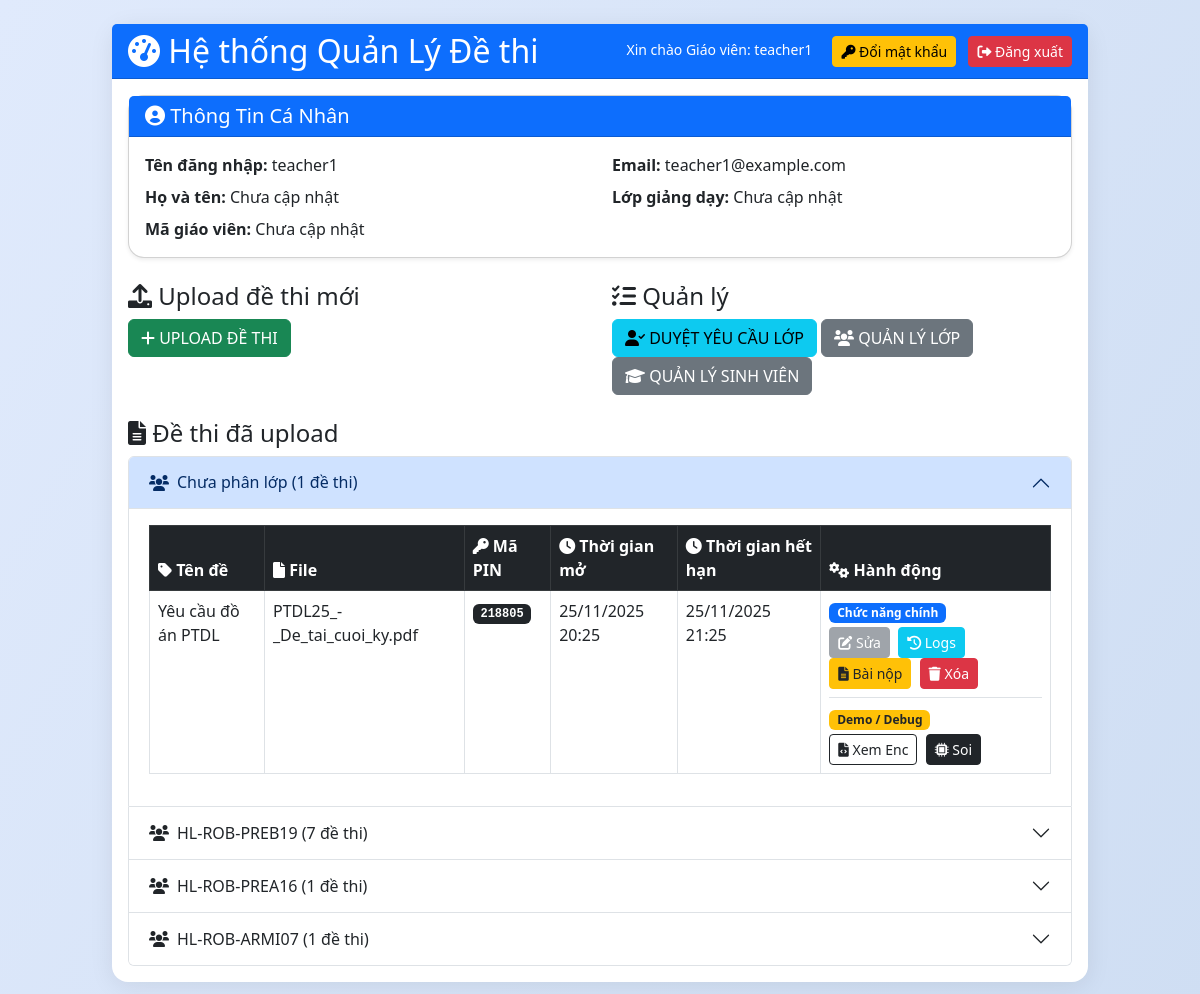
Page /dashboard (signed in) on the earlier database version.
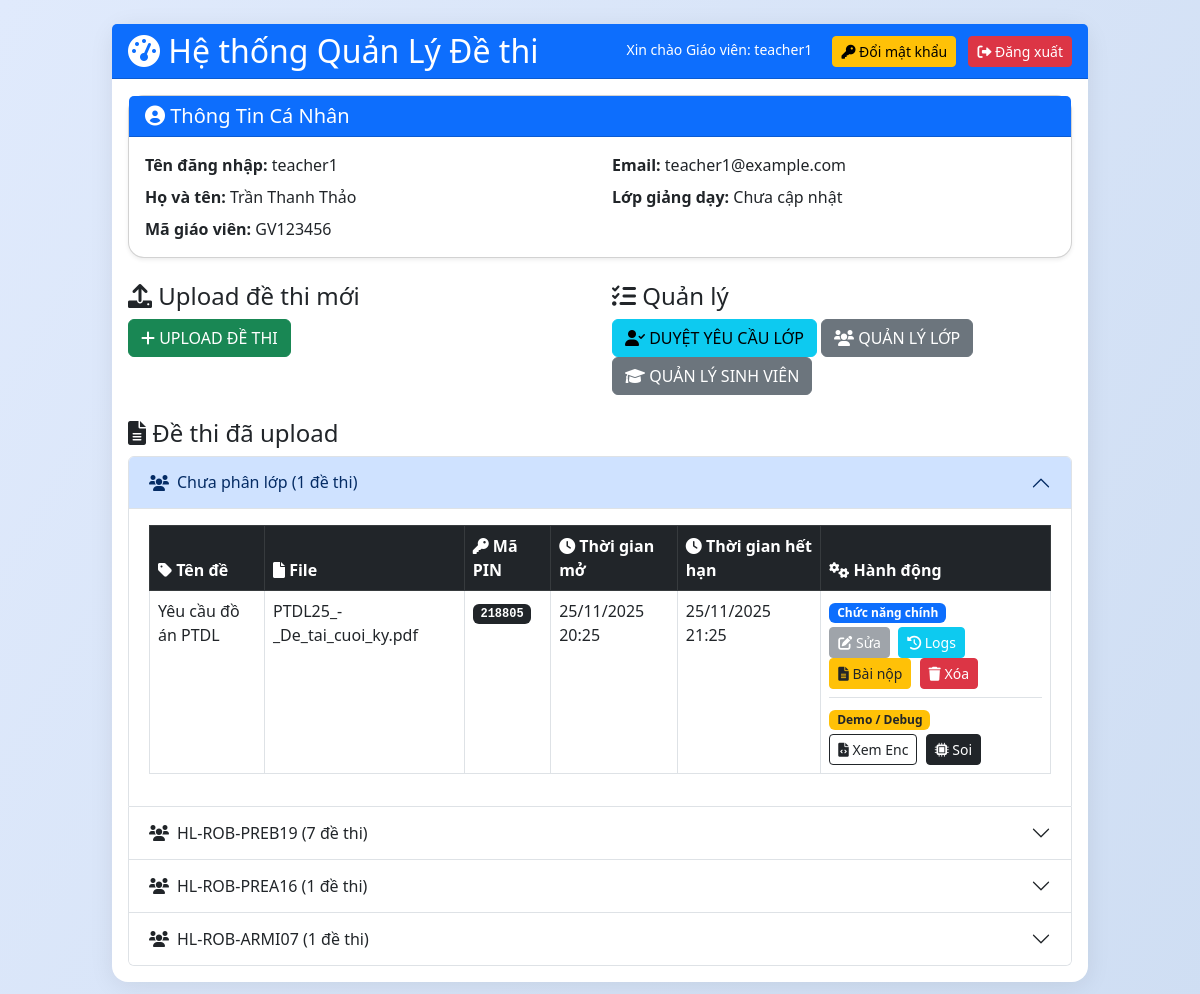
Same page on the later database version.
### tables this page shows
CREATE TABLE users (
            id INTEGER PRIMARY KEY AUTOINCREMENT,
            username TEXT UNIQUE,
            password TEXT,
            role TEXT,
            email TEXT UNIQUE,
            rsa_private BLOB,
            salt TEXT,
            full_name TEXT,
            student_id TEXT,
            class_name TEXT,
            status TEXT DEFAULT 'approved',
            approval_note TEXT,
            selected_teachers TEXT,
            teacher_id TEXT,
            failed_attempts INTEGER DEFAULT 0,
            lock_until TEXT
        , is_deleted INTEGER DEFAULT 0, is_locked INTEGER DEFAULT 0);

CREATE TABLE exams (
            id INTEGER PRIMARY KEY AUTOINCREMENT,
            filename TEXT,
            enc_path TEXT,
            release_time TEXT,
            expire_time TEXT,
            teacher_id INTEGER,
            ten_de TEXT,
            encrypted_aes_key BLOB,
            signature BLOB,
            file_hash TEXT,
            allowed_students TEXT
        , aes_key BLOB, pin_code TEXT, auth_mode TEXT DEFAULT 'both', allowed_groups TEXT);

CREATE TABLE groups (
            id INTEGER PRIMARY KEY AUTOINCREMENT,
            name TEXT,
            teacher_id INTEGER,
            description TEXT,
            code TEXT
        , aes_key BLOB);

### app.py (the view, shortened to what this page needs)
@app.route('/dashboard')
@login_required
def dashboard():
    if current_user.role == 'admin':
        return redirect(url_for('admin_users'))
    now = datetime.datetime.now()
    if current_user.role=='teacher':
        user_info = c.execute("SELECT username, email, full_name, teacher_id, class_name FROM users WHERE id=?", (current_user.id,)).fetchone()
        user_data = {
            'username': user_info[0],
            'email': user_info[1] or 'Chưa cập nhật',
            'full_name': user_info[2] or 'Chưa cập nhật',
            'teacher_id': user_info[3] or 'Chưa cập nhật',
            'class_name': user_info[4] or 'Chưa cập nhật'
        }
        exams = c.execute("SELECT id, filename, release_time, expire_time, ten_de, pin_code, allowed_groups FROM exams WHERE teacher_id=?",(current_user.id,)).fetchall()
        group_data = {}
        for e in exams:
            eid, filename, release_str, expire_str, ten_de, pin_code, allowed_groups_str = e
            release_time = parse_datetime(release_str)
            expire_time = parse_datetime(expire_str)
            release_display = release_time.strftime('%d/%m/%Y %H:%M')
            expire_display = expire_time.strftime('%d/%m/%Y %H:%M')
            if now < release_time:
                status = 'upcoming'  # Chưa mở
            elif now > expire_time:
                status = 'expired'  # Đã hết hạn
            else:
                status = 'active'  # Đang mở
            exam_data = (eid, filename, release_display, expire_display, ten_de, pin_code or "N/A", status)
            if allowed_groups_str:
                group_ids = allowed_groups_str.split(',')
                for gid in group_ids:
                    gid = gid.strip()
                    if not gid:
                        continue
                    if gid not in group_data:
                        group_row = c.execute("SELECT name FROM groups WHERE id=?", (gid,)).fetchone()
                        group_name = group_row[0] if group_row else f"Lớp {gid}"
                        group_data[gid] = {'name': group_name, 'exams': []}
                    group_data[gid]['exams'].append(exam_data)
            else:
                if 'unassigned' not in group_data:
                    group_data['unassigned'] = {'name': 'Chưa phân lớp', 'exams': []}
                group_data['unassigned']['exams'].append(exam_data)
        return render_template('dashboard_teacher.html', group_data=group_data, user_info=user_data)

### app.py (called while the page is built)
@login_manager.user_loader
def load_user(uid):
    row = c.execute("SELECT id, username, role, email FROM users WHERE id=?",(uid,)).fetchone()
    return User(*row) if row else None

def parse_datetime(datetime_str):
    if not datetime_str:
        return None
    try:
        return datetime.datetime.fromisoformat(datetime_str)
    except:
        try:
            return datetime.datetime.strptime(datetime_str, '%Y-%m-%dT%H:%M')
        except:
            try:
                return datetime.datetime.strptime(datetime_str, '%Y-%m-%dT%H:%M:%S')
            except:
                return datetime.datetime.now()

@app.before_request
def ensure_csrf_token():
    if 'csrf_token' not in session:
        session['csrf_token'] = secrets.token_hex(16)

@app.after_request
def set_security_headers(resp):
    resp.headers['X-Frame-Options'] = 'SAMEORIGIN'
    resp.headers['X-Content-Type-Options'] = 'nosniff'
    resp.headers['Referrer-Policy'] = 'no-referrer'
    resp.headers['Content-Security-Policy'] = "default-src 'self'; script-src 'self' https://cdn.jsdelivr.net 'unsafe-inline' blob:; worker-src 'self' blob:; style-src 'self' https://cdn.jsdelivr.net https://cdnjs.cloudflare.com 'unsafe-inline'; font-src 'self' https://cdnjs.cloudflare.com; img-src 'self' data:; frame-ancestors 'self'; object-src 'none'"
    return resp

### templates/dashboard_teacher.html (shortened to what this page needs)
{% extends "base.html" %}
{% block content %}
<div class="card mb-4 shadow-sm">
    <div class="card-header bg-primary text-white">
        <h5 class="mb-0"><i class="fas fa-user-circle"></i> Thông Tin Cá Nhân</h5>
    </div>
    <div class="card-body">
        <div class="row">
            <div class="col-md-6">
                <p class="mb-2"><strong>Tên đăng nhập:</strong> {{ user_info.username }}</p>
                <p class="mb-2"><strong>Họ và tên:</strong> {{ user_info.full_name }}</p>
                <p class="mb-0"><strong>Mã giáo viên:</strong> {{ user_info.teacher_id }}</p>
            </div>
            <div class="col-md-6">
                <p class="mb-2"><strong>Email:</strong> {{ user_info.email }}</p>
                <p class="mb-0"><strong>Lớp giảng dạy:</strong> {{ user_info.class_name }}</p>
            </div>
        </div>
    </div>
</div>
<div class="row mb-4">
    <div class="col-md-6">
        <h4><i class="fas fa-upload"></i> Upload đề thi mới</h4>
        <a href="{{ url_for('upload') }}" class="btn btn-success btn-custom">
            <i class="fas fa-plus"></i> UPLOAD ĐỀ THI
        </a>
    </div>
    <div class="col-md-6">
        <h4><i class="fas fa-tasks"></i> Quản lý</h4>
        <a href="{{ url_for('approve_students') }}" class="btn btn-info btn-custom">
            <i class="fas fa-user-check"></i> DUYỆT YÊU CẦU LỚP
        </a>
        <a href="{{ url_for('manage_groups') }}" class="btn btn-secondary btn-custom">
            <i class="fas fa-users"></i> QUẢN LÝ LỚP
        </a>
        <a href="{{ url_for('manage_students') }}" class="btn btn-secondary btn-custom">
            <i class="fas fa-graduation-cap"></i> QUẢN LÝ SINH VIÊN
        </a>
    </div>
</div>
<h4><i class="fas fa-file-alt"></i> Đề thi đã upload</h4>
{% if group_data %}
<div class="accordion" id="groupsAccordion">
    {% for gid, data in group_data.items() %}
    <div class="accordion-item">
        <h2 class="accordion-header" id="heading{{ gid }}">
            <button class="accordion-button {% if not loop.first %}collapsed{% endif %}" type="button" data-bs-toggle="collapse" data-bs-target="#collapse{{ gid }}" aria-expanded="{% if loop.first %}true{% else %}false{% endif %}" aria-controls="collapse{{ gid }}">
                <i class="fas fa-users me-2"></i>{{ data.name }} ({{ data.exams|length }} đề thi)
            </button>
        </h2>
        <div id="collapse{{ gid }}" class="accordion-collapse collapse {% if loop.first %}show{% endif %}" aria-labelledby="heading{{ gid }}" data-bs-parent="#groupsAccordion">
            <div class="accordion-body">
                <div class="table-responsive">
                    <table class="table table-hover table-bordered">
                        <thead class="table-dark">
                            <tr>
                                <th><i class="fas fa-tag"></i> Tên đề</th>
                                <th><i class="fas fa-file"></i> File</th>
                                <th><i class="fas fa-key"></i> Mã PIN</th>
                                <th><i class="fas fa-clock"></i> Thời gian mở</th>
                                <th><i class="fas fa-clock"></i> Thời gian hết hạn</th>
                                <th><i class="fas fa-cogs"></i> Hành động</th>
                            </tr>
                        </thead>
                        <tbody>
                            {% for e in data.exams %}
                            <tr>
                                <td>{{ e[4] }}</td>
                                <td>{{ e[1] }}</td>
                                <td><span class="badge bg-dark font-monospace">{{ e[5] }}</span></td>
                                <td>{{ e[2] }}</td>
                                <td>{{ e[3] }}</td>
                                <td>
                                    <div class="mb-2">
                                        <span class="badge bg-primary mb-1">Chức năng chính</span><br>
                                        {% if e[6] != 'expired' %}
                                        <a href="{{ url_for('edit_exam', eid=e[0]) }}" class="btn btn-secondary btn-sm me-1" title="Chỉnh sửa cấu hình">
                                            <i class="fas fa-edit"></i> Sửa
                                        </a>
                                        {% else %}
                                        <button class="btn btn-secondary btn-sm me-1" disabled title="Đề thi đã hết hạn, không thể sửa">
                                            <i class="fas fa-edit"></i> Sửa
                                        </button>
                                        {% endif %}
                                        <a href="/teacher/exam_logs/{{ e[0] }}" class="btn btn-info btn-sm me-1 text-white" title="Xem nhật ký truy cập">
                                            <i class="fas fa-history"></i> Logs
                                        </a>
                                        <a href="{{ url_for('teacher_submissions', eid=e[0]) }}" class="btn btn-warning btn-sm me-1 text-dark" title="Xem bài nộp của sinh viên">
                                            <i class="fas fa-file-alt"></i> Bài nộp
                                        </a>
                                        <a href="{{ url_for('delete_exam', eid=e[0]) }}" class="btn btn-danger btn-sm" onclick="return confirm('Bạn có chắc muốn xóa đề thi này?')">
                                            <i class="fas fa-trash"></i> Xóa
                                        </a>
                                    </div>
                                    <div class="border-top pt-2">
                                        <span class="badge bg-warning text-dark mb-1">Demo / Debug</span><br>
                                        <a href="{{ url_for('preview_encrypted', eid=e[0]) }}" class="btn btn-outline-dark btn-sm me-1" target="_blank" title="Xem file đã mã hoá (Hex view)">
                                            <i class="fas fa-file-code"></i> Xem Enc
                                        </a>
                                        <a href="/teacher/debug_exam/{{ e[0] }}" class="btn btn-dark btn-sm me-1" title="Soi chi tiết kỹ thuật Crypto">
                                            <i class="fas fa-microchip"></i> Soi
                                        </a>
                                    </div>
                                </td>
                            </tr>
                            {% endfor %}
                        </tbody>
                    </table>
                </div>
            </div>
        </div>
    </div>
    {% endfor %}
</div>
{% else %}
<div class="text-center py-4">
    <i class="fas fa-inbox fa-3x text-muted mb-3"></i>
    <h5 class="text-muted">Chưa có đề thi nào.</h5>
    <p class="text-muted">Hãy upload đề thi đầu tiên của bạn!</p>
</div>
{% endif %}
{% endblock %}

### templates/base.html (shortened to what this page needs)
<!DOCTYPE html>
<html lang="vi">
<head>
    <link href="https://cdn.jsdelivr.net/npm/bootstrap@5.3.0/dist/css/bootstrap.min.css" rel="stylesheet">
    <link href="https://cdnjs.cloudflare.com/ajax/libs/font-awesome/6.0.0/css/all.min.css" rel="stylesheet">
    <link rel="stylesheet" href="{{ url_for('static', filename='css/style.css') }}">
</head>
<body class="bg-light">
    <div class="container-fluid py-4">
        <div class="row justify-content-center">
            <div class="col-lg-10">
                <div class="card card-custom">
                    {% block header %}
                    {% if current_user.is_authenticated %}
                    <div class="card-header {% if current_user.role == 'teacher' %}bg-primary{% elif current_user.role == 'student' %}bg-success{% elif current_user.role == 'admin' %}bg-dark{% endif %} text-white d-flex justify-content-between align-items-center">
                        <h2 class="mb-0">
                            <i class="fas fa-tachometer-alt"></i>
                            {% if current_user.role == 'teacher' %}Hệ thống Quản Lý Đề thi{% elif current_user.role == 'student' %}Dashboard Sinh Viên: {{ current_user.username }}{% else %}Quản Trị Hệ Thống{% endif %}
                        </h2>
                        <div>
                            {% if current_user.role == 'teacher' %}
                            <small class="text-white me-3">Xin chào Giáo viên: {{ current_user.username }}</small>
                            <a href="{{ url_for('change_password') }}" class="btn btn-warning btn-sm me-2">
                                <i class="fas fa-key"></i> Đổi mật khẩu
                            </a>
                            {% endif %}
                            <a href="{{ url_for('logout') }}" class="btn btn-danger btn-sm">
                                <i class="fas fa-sign-out-alt"></i> Đăng xuất
                            </a>
                        </div>
                    </div>
                    {% endif %}
                    {% endblock %}
                    <div class="card-body {% if not current_user.is_authenticated %}p-0 border-0{% endif %}">
                        {% block content %}{% endblock %}
                    </div>
                </div>
            </div>
        </div>
    </div>
</body>
</html>

### static/css/style.css (style rules this page uses)
body { font-family: 'Segoe UI', 'Roboto', Arial, sans-serif; background: linear-gradient(120deg, #e0eafc 0%, #cfdef3 100%); }
.card { border-radius: 16px; box-shadow: 0 4px 24px rgba(0,0,0,0.08); }
.card-header { border-radius: 16px 16px 0 0; }

### templates/base.html (style rules this page uses)
.card-custom { border: none; box-shadow: 0 4px 8px rgba(0,0,0,0.1); margin-bottom: 20px; }

Differences in the rows shown:
changed users "teacher1": full_name (not shown) → "Trần Thanh Thảo"; teacher_id (not shown) → "GV123456"
Other differences:
{{ user_info.full_name }}: "Chưa cập nhật" → (not shown)
{{ user_info.teacher_id }}: "Chưa cập nhật" → (not shown)
